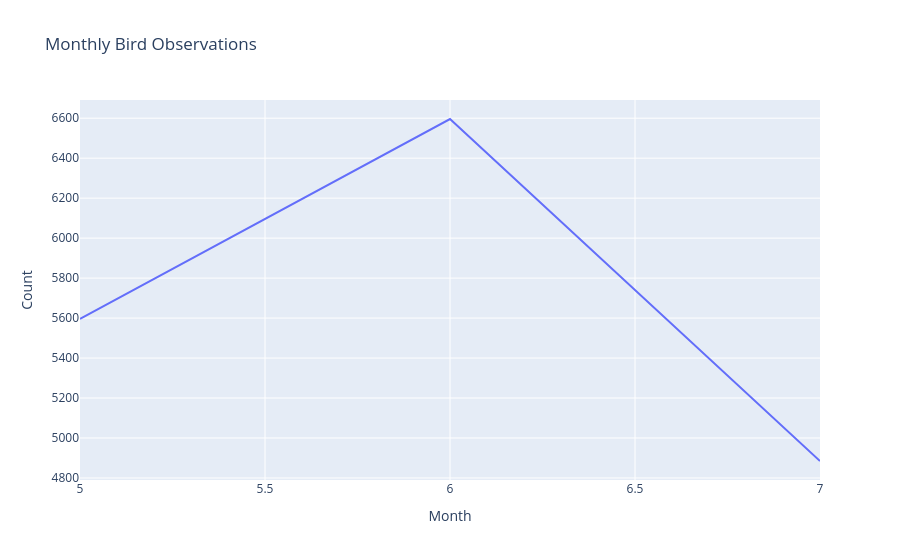

Write notebook code for a chart like this one.
### Markdown cell above
## Month-wise Trend

### Code cell
final_df['Month'] = final_df['Date'].dt.month

monthly = final_df.groupby('Month').size().reset_index(name='Count')

px.line(monthly, x='Month', y='Count', title='Monthly Bird Observations')

### Figure 1 — Plotly figure (JSON) as saved in the notebook; plotly's stock layout.template omitted (floating-point values rounded to 4 significant figures)
{"data": [{"hovertemplate": "Month=%{x}<br>Count=%{y}<extra></extra>", "legendgroup": "", "line": {"color": "#636efa", "dash": "solid"}, "marker": {"symbol": "circle"}, "mode": "lines", "name": "", "orientation": "v", "showlegend": false, "type": "scatter", "x": [5, 6, 7], "xaxis": "x", "y": [5596, 6596, 4885], "yaxis": "y"}], "layout": {"legend": {"tracegroupgap": 0}, "title": {"text": "Monthly Bird Observations"}, "xaxis": {"anchor": "y", "domain": [0, 1], "title": {"text": "Month"}}, "yaxis": {"anchor": "x", "domain": [0, 1], "title": {"text": "Count"}}}}
